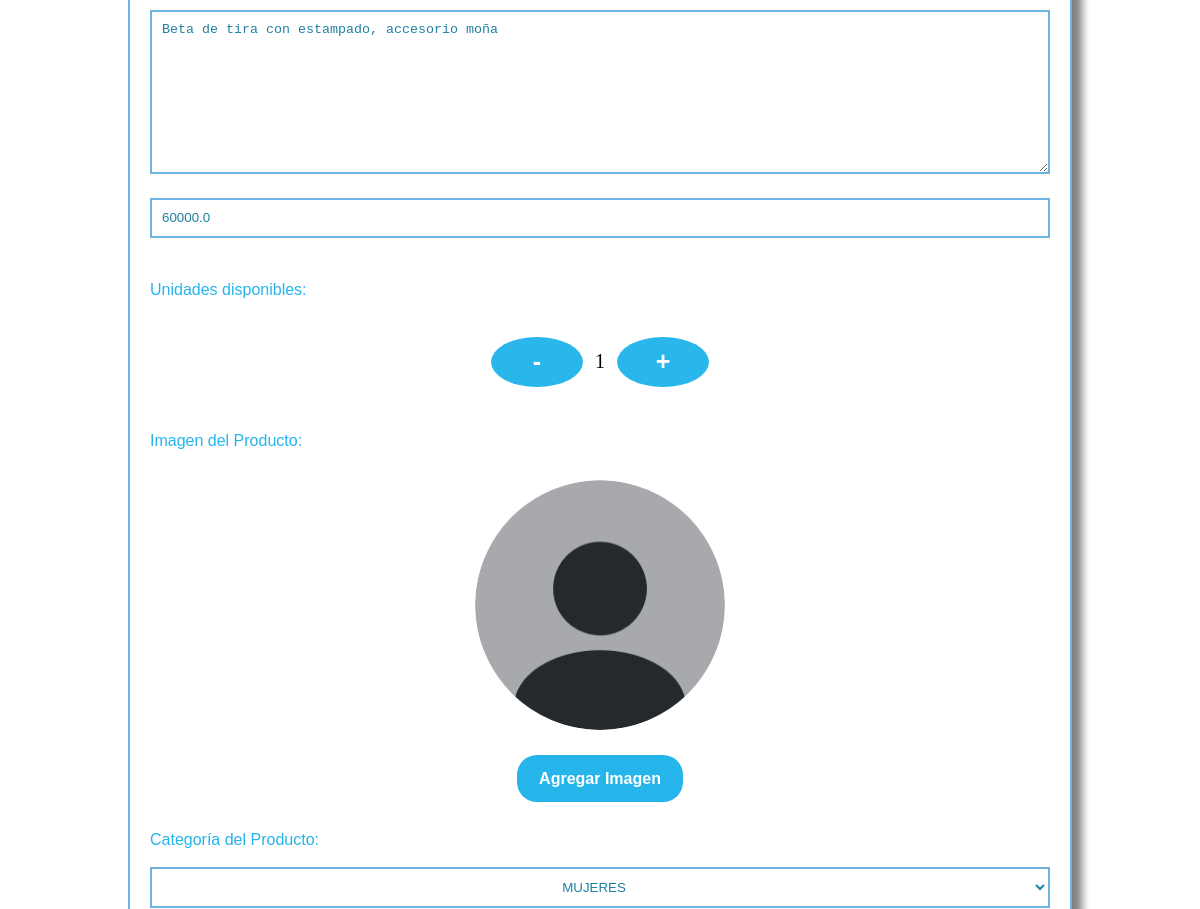
The app's page /users/renderUpdateProducts/3 (signed in, middle part), older data.
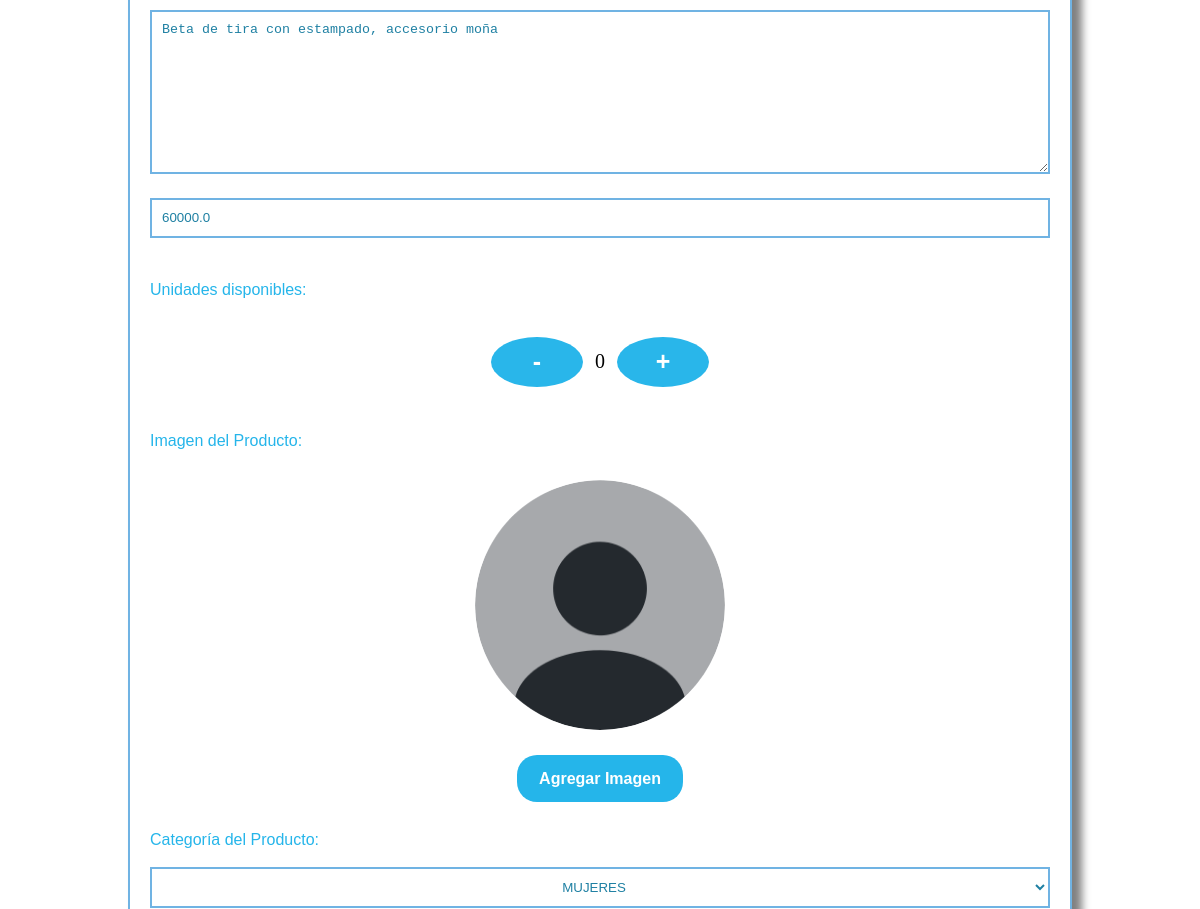
The same page, newer data.
### Products/models.py (models this page shows, shortened)
class tb_products(models.Model):
    productId = models.AutoField(primary_key = True, verbose_name = 'Product Id')
    productName = models.CharField(max_length = 80, verbose_name = 'Product Name')
    productDescription = models.TextField(max_length = 150, verbose_name = 'Product Description')
    productPrice = models.FloatField(verbose_name = 'Product Price')
    productStock = models.IntegerField(verbose_name = 'Product Stock', default = 1)
    productImage = models.ImageField(upload_to = 'media/media/', verbose_name = 'Product Image')
    categoryId = models.ForeignKey('tb_categories', verbose_name = 'Category Id', on_delete = models.CASCADE)
    referenceId = models.ForeignKey('tb_referencies', verbose_name = 'Reference Id', on_delete = models.CASCADE, blank = True, null = True, default = '')
    sizeId = models.ManyToManyField('tb_sizes', verbose_name = 'Size Id')

class tb_categories(models.Model):
    categoryId = models.AutoField(primary_key = True, verbose_name = 'Category Id')
    categorieName = models.CharField(max_length = 80, verbose_name = 'Category Name')

### Users/views.py (the view)
# urls.py: path('renderUpdateProducts/<productId>', renderUpdateProducts, name = 'renderUpdateProducts'),
@login_required
def renderUpdateProducts(request, productId):
    if request.user.is_superuser:
        product = tb_products.objects.get(productId = productId)
        categories = tb_categories.objects.all()
        referencies = tb_referencies.objects.all()
        sizes = tb_sizes.objects.all()
        context = {
            'product' : product,
            'categories' : categories,
            'referencies' : referencies,
            'sizes' : sizes
        }
        return render(request,'admin/products/updateProducts.html', context)
    else:
        messages.error(request,'No tienes los permisos correspondientes')
        return redirect('home')

### templates/admin/products/updateProducts.html (shortened to what this page needs)
{% load static %}
<!DOCTYPE html>
<html lang="en">
<head>
    <link rel="stylesheet" href="https://cdn.jsdelivr.net/npm/bootstrap-icons@1.11.3/font/bootstrap-icons.min.css">
    <link rel="stylesheet" href="{% static 'css/products/newProduct.css' %}">
</head>
<body>
    {% include 'components/navBarProducts.html' %}
    <section class="containerNewUser">
        <div class="containerForm">
            <div class="containerFormRegister">
            <form action="/users/updateProducts/{{product.productId}}" method = "POST" name="form" enctype="multipart/form-data" onsubmit="return validateProducts()">
                <br>
                <textarea cols="50" rows="10" name="productDescription" id="productDescription" required>{{product.productDescription}}</textarea>
                <br>
                <input type="text" name="productPrice" id="productPrice" value="{{product.productPrice}}" required>
                <br>
                <br>
                <div class="containerLabel">
                    <label for="counterValue">Unidades disponibles:</label>
                </div>
                <br>
                <br>
                <div class="containerQuantity">
                    <button type="button" class="buttonQuantity" id = "decrementBtn" onclick="decrementQuantity()">-</button>
                    <span class="numberQuantity" name = "counterValue" id = "quantity-display">{{product.productStock}}</span>
                    <button type="button" class="buttonQuantity" id = "incrementBtn" onclick="incrementQuantity()">+</button>
                </div>
                <br>
                <div class="containerLabel">
                    <label>Imagen del Producto:</label>
                </div>
                <img class="imageProduct" src="{% static '/img/profilePicture.png' %}" alt="avatar" id="img">
                <br>
                <br>
                <br>
                <label class="buttonImage" for="productImage">Agregar Imagen</label>
                <br>
                <br>
                <div class="containerLabel">
                    <label for="categoryId">Categoría del Producto:</label>
                </div>
                <br>
                <select name="categoryId" id="categoryId" required>
                    <option value="{{product.categoryId.categoryId}}">{{product.categoryId.categorieName}}</option>
                </select>
                <br>
                <br>
                <br>
                <br>
                <br>
                <br>
            </form>
            </div>
        </div>
    </section>
    {% include 'components/footer.html' %}
</body>
</html>

Row changes from the older to the newer data that the page shows:
changed tb_products "Beta de tira con estampado, accesorio moña": productStock "1" → "0"
